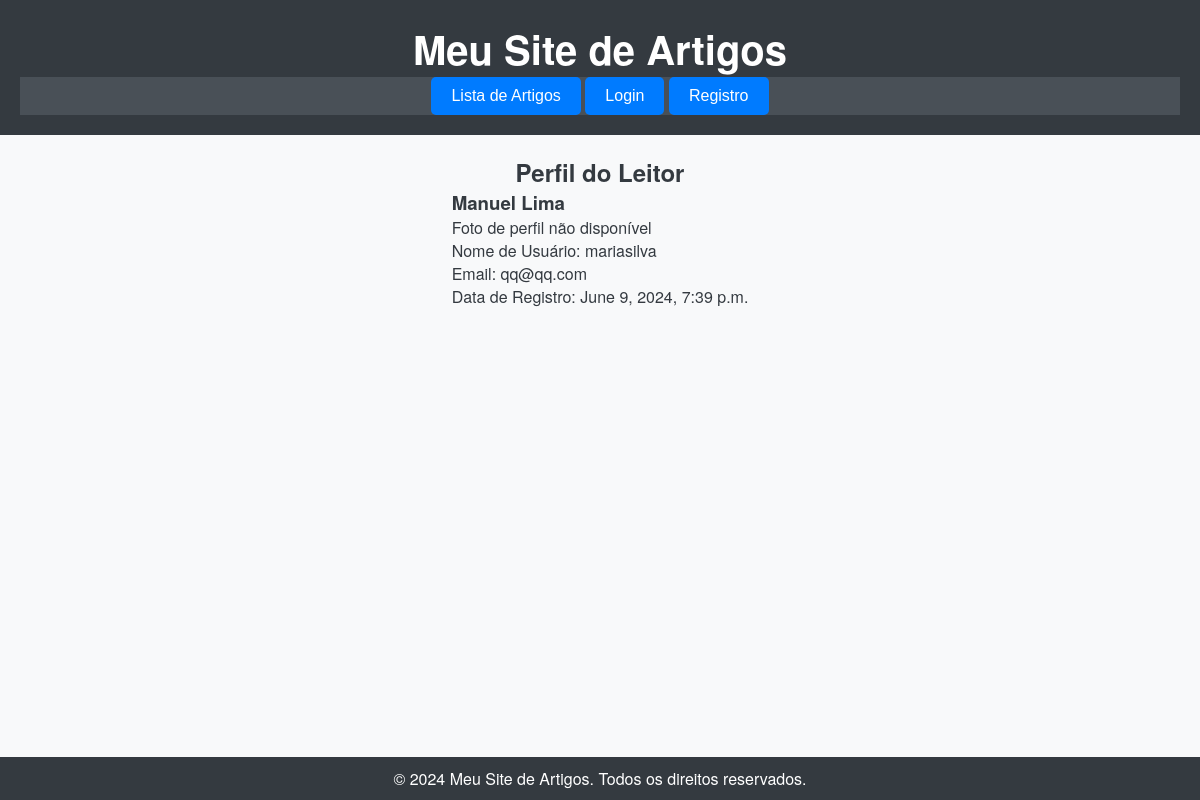
Screenshot of /artigos/leitor/14/ with the database file from the repository.
### artigos/models.py (models this page shows, shortened)
class Leitor(models.Model):
    pessoa = models.OneToOneField(Pessoa, on_delete=models.CASCADE)
    username = models.CharField(max_length=30, unique=True)
    email = models.EmailField(unique=True)
    date_joined = models.DateTimeField(auto_now_add=True)

class Pessoa(models.Model):
    nome = models.CharField(max_length=100)
    email = models.EmailField(unique=True)
    data_criacao = models.DateTimeField(auto_now_add=True)
    foto_perfil = models.ImageField(upload_to='fotos_perfil/', null=True, blank=True)
    interesses = models.TextField(null=True, blank=True)

### artigos/views.py (the view)
# urls.py: path('leitor/<int:leitor_id>/', views.detalhes_leitor_view, name='detalhes_leitor'),
def detalhes_leitor_view(request, leitor_id):
    leitor = get_object_or_404(Leitor, pk=leitor_id)
    return render(request, 'artigos/detalhes_leitor.html', {'leitor': leitor})

### artigos/templates/artigos/detalhes_leitor.html (shortened to what this page needs)
{% extends "artigos/layout.html" %}
{% block content %}
<h2>Perfil do Leitor</h2>
<div>
    <h3>{{ leitor.pessoa.nome }}</h3>
    {% if leitor.pessoa.foto_perfil %}
        <img src="{{ leitor.pessoa.foto_perfil.url }}" alt="{{ leitor.pessoa.nome }}">
    {% else %}
        <p>Foto de perfil não disponível</p>
    {% endif %}
    <p>Nome de Usuário: {{ leitor.username }}</p>
    <p>Email: {{ leitor.pessoa.email }}</p>
    <p>Data de Registro: {{ leitor.date_joined }}</p>
</div>
{% endblock %}

### artigos/static/artigos/estilos.css (style rules this page uses)
* { margin: 0; padding: 0; box-sizing: border-box; }
body { font-family: 'Helvetica Neue', Helvetica, Arial, sans-serif; background-color: #f8f9fa; color: #343a40; display: flex; flex-direction: column; min-height: 100vh; margin: 0; }

### rows the page displays
Leitor: pessoa.nome "Manuel Lima", username "mariasilva", pessoa.email "qq@qq.com", date_joined "June 9, 2024, 7:39 p.m."
